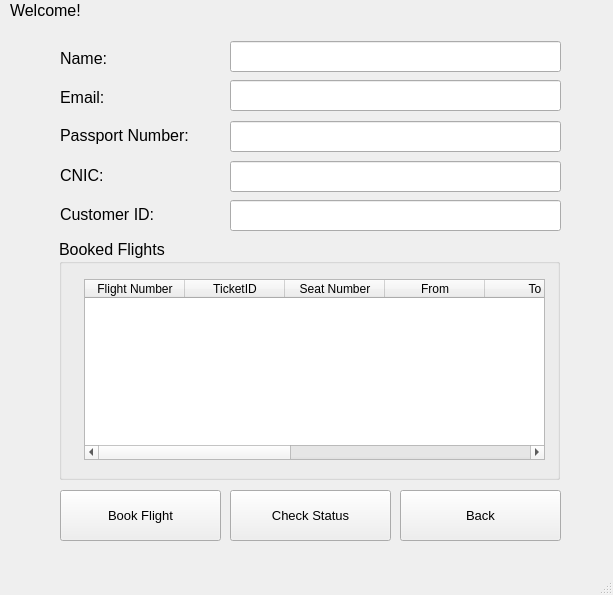
<?xml version="1.0" encoding="UTF-8"?>
<ui version="4.0">
 <class>MainWindow</class>
 <widget class="QMainWindow" name="MainWindow">
  <property name="geometry">
   <rect>
    <x>0</x>
    <y>0</y>
    <width>613</width>
    <height>595</height>
   </rect>
  </property>
  <property name="windowTitle">
   <string>MainWindow</string>
  </property>
  <widget class="QWidget" name="centralwidget">
   <widget class="QGroupBox" name="groupBox">
    <property name="geometry">
     <rect>
      <x>59</x>
      <y>239</y>
      <width>501</width>
      <height>241</height>
     </rect>
    </property>
    <property name="font">
     <font>
      <pointsize>12</pointsize>
     </font>
    </property>
    <property name="title">
     <string>Booked Flights</string>
    </property>
    <widget class="QTableWidget" name="bookedFlightsTable">
     <property name="geometry">
      <rect>
       <x>25</x>
       <y>40</y>
       <width>461</width>
       <height>181</height>
      </rect>
     </property>
     <property name="font">
      <font>
       <pointsize>9</pointsize>
      </font>
     </property>
     <property name="dragEnabled">
      <bool>false</bool>
     </property>
     <column>
      <property name="text">
       <string>Flight Number</string>
      </property>
     </column>
     <column>
      <property name="text">
       <string>TicketID</string>
      </property>
     </column>
     <column>
      <property name="text">
       <string>Seat Number</string>
      </property>
     </column>
     <column>
      <property name="text">
       <string>From</string>
      </property>
     </column>
     <column>
      <property name="text">
       <string>To</string>
      </property>
     </column>
     <column>
      <property name="text">
       <string>Departure Date</string>
      </property>
     </column>
     <column>
      <property name="text">
       <string>Arrival Date</string>
      </property>
     </column>
     <column>
      <property name="text">
       <string>Departure Time</string>
      </property>
     </column>
     <column>
      <property name="text">
       <string>Arrival Time</string>
      </property>
     </column>
    </widget>
   </widget>
   <widget class="QLineEdit" name="nameEdit">
    <property name="geometry">
     <rect>
      <x>230</x>
      <y>41</y>
      <width>331</width>
      <height>31</height>
     </rect>
    </property>
    <property name="text">
     <string/>
    </property>
   </widget>
   <widget class="QLabel" name="label_7">
    <property name="geometry">
     <rect>
      <x>60</x>
      <y>160</y>
      <width>81</width>
      <height>31</height>
     </rect>
    </property>
    <property name="font">
     <font>
      <family>MS Shell Dlg 2</family>
      <pointsize>12</pointsize>
      <weight>50</weight>
      <bold>false</bold>
     </font>
    </property>
    <property name="text">
     <string>CNIC:</string>
    </property>
   </widget>
   <widget class="QLineEdit" name="cnicEdit">
    <property name="geometry">
     <rect>
      <x>230</x>
      <y>161</y>
      <width>331</width>
      <height>31</height>
     </rect>
    </property>
   </widget>
   <widget class="QLabel" name="label">
    <property name="geometry">
     <rect>
      <x>60</x>
      <y>50</y>
      <width>71</width>
      <height>16</height>
     </rect>
    </property>
    <property name="font">
     <font>
      <family>MS Shell Dlg 2</family>
      <pointsize>12</pointsize>
      <weight>50</weight>
      <bold>false</bold>
     </font>
    </property>
    <property name="text">
     <string>Name:</string>
    </property>
   </widget>
   <widget class="QLineEdit" name="passportEdit">
    <property name="geometry">
     <rect>
      <x>230</x>
      <y>121</y>
      <width>331</width>
      <height>31</height>
     </rect>
    </property>
   </widget>
   <widget class="QLabel" name="label_8">
    <property name="geometry">
     <rect>
      <x>60</x>
      <y>110</y>
      <width>181</width>
      <height>51</height>
     </rect>
    </property>
    <property name="font">
     <font>
      <family>MS Shell Dlg 2</family>
      <pointsize>12</pointsize>
      <weight>50</weight>
      <bold>false</bold>
     </font>
    </property>
    <property name="text">
     <string>Passport Number:</string>
    </property>
   </widget>
   <widget class="QLineEdit" name="emailEdit">
    <property name="geometry">
     <rect>
      <x>230</x>
      <y>80</y>
      <width>331</width>
      <height>31</height>
     </rect>
    </property>
    <property name="text">
     <string/>
    </property>
   </widget>
   <widget class="QLabel" name="label_2">
    <property name="geometry">
     <rect>
      <x>60</x>
      <y>89</y>
      <width>71</width>
      <height>16</height>
     </rect>
    </property>
    <property name="font">
     <font>
      <family>MS Shell Dlg 2</family>
      <pointsize>12</pointsize>
      <weight>50</weight>
      <bold>false</bold>
     </font>
    </property>
    <property name="text">
     <string>Email:</string>
    </property>
   </widget>
   <widget class="QLabel" name="label_3">
    <property name="geometry">
     <rect>
      <x>10</x>
      <y>-20</y>
      <width>111</width>
      <height>61</height>
     </rect>
    </property>
    <property name="font">
     <font>
      <pointsize>12</pointsize>
     </font>
    </property>
    <property name="text">
     <string>Welcome!</string>
    </property>
   </widget>
   <widget class="QPushButton" name="bookButton">
    <property name="geometry">
     <rect>
      <x>60</x>
      <y>490</y>
      <width>161</width>
      <height>51</height>
     </rect>
    </property>
    <property name="font">
     <font>
      <pointsize>10</pointsize>
     </font>
    </property>
    <property name="text">
     <string>Book Flight</string>
    </property>
   </widget>
   <widget class="QPushButton" name="checkStatusButton">
    <property name="geometry">
     <rect>
      <x>230</x>
      <y>490</y>
      <width>161</width>
      <height>51</height>
     </rect>
    </property>
    <property name="font">
     <font>
      <pointsize>10</pointsize>
     </font>
    </property>
    <property name="text">
     <string>Check Status</string>
    </property>
   </widget>
   <widget class="QPushButton" name="profileBack">
    <property name="geometry">
     <rect>
      <x>400</x>
      <y>490</y>
      <width>161</width>
      <height>51</height>
     </rect>
    </property>
    <property name="font">
     <font>
      <pointsize>10</pointsize>
     </font>
    </property>
    <property name="text">
     <string>Back</string>
    </property>
   </widget>
   <widget class="QLabel" name="label_9">
    <property name="geometry">
     <rect>
      <x>60</x>
      <y>199</y>
      <width>161</width>
      <height>31</height>
     </rect>
    </property>
    <property name="font">
     <font>
      <family>MS Shell Dlg 2</family>
      <pointsize>12</pointsize>
      <weight>50</weight>
      <bold>false</bold>
     </font>
    </property>
    <property name="text">
     <string>Customer ID:</string>
    </property>
   </widget>
   <widget class="QLineEdit" name="custIDEdit">
    <property name="geometry">
     <rect>
      <x>230</x>
      <y>200</y>
      <width>331</width>
      <height>31</height>
     </rect>
    </property>
   </widget>
  </widget>
  <widget class="QMenuBar" name="menubar">
   <property name="geometry">
    <rect>
     <x>0</x>
     <y>0</y>
     <width>613</width>
     <height>26</height>
    </rect>
   </property>
  </widget>
  <widget class="QStatusBar" name="statusbar"/>
 </widget>
 <resources/>
 <connections/>
</ui>
